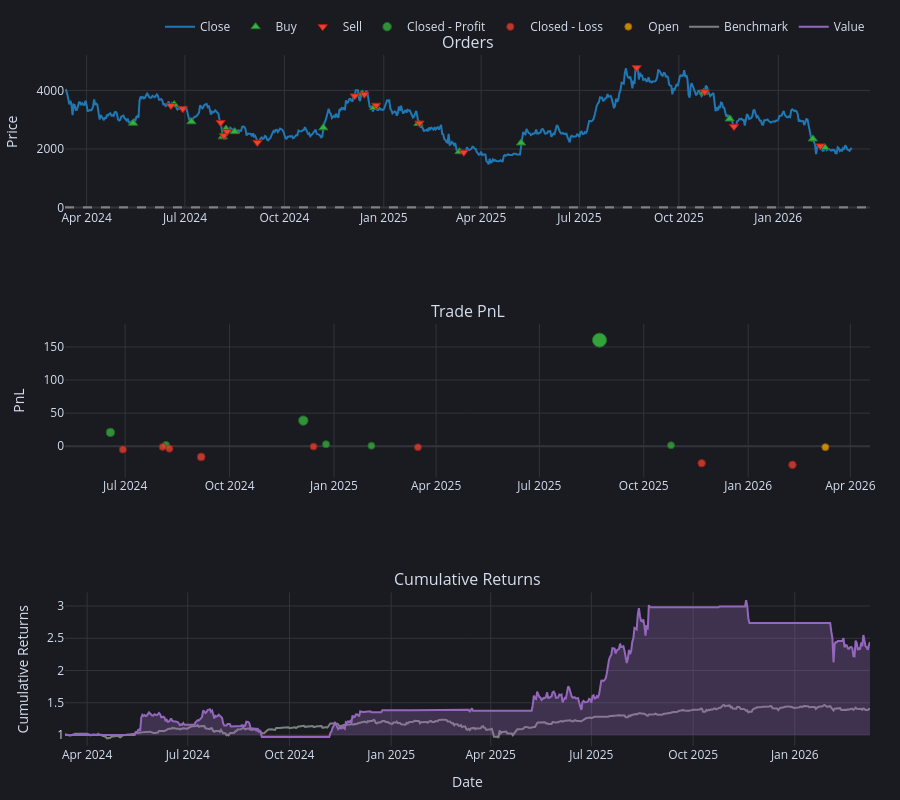

Notebook code for this chart:
### Code cell
fig = vbt.make_subplots(rows=3, cols=1, 
    subplot_titles=[
        "Orders",
        "Trade PnL",
        "Cumulative Returns"
    ])
fig.update_layout(width=900,height=800)
pf.plot_orders(column='ETH-USD', 
              add_trace_kwargs=dict(row=1, col=1), 
              fig=fig)
pf.plot_trade_pnl(column='ETH-USD', 
              add_trace_kwargs=dict(row=2, col=1), 
              fig=fig)
pf.plot_cumulative_returns(column='ETH-USD', 
                          bm_returns=calc_returns(bm_close['QQQ']),
                          # bm_returns=calc_returns(market_data.get('Close')['NVDA']),
                          add_trace_kwargs=dict(row=3, col=1), 
                          fig=fig)

fig.update_layout(
    yaxis1=dict(title="Price"),
    yaxis2=dict(title="PnL"),
    yaxis3=dict(title="Cumulative Returns"),
    xaxis3=dict(title="Date"),
)

fig.show()

### Figure 1 — Plotly figure (JSON) as saved in the notebook; plotly's stock layout.template omitted (floating-point values rounded to 4 significant figures; data arrays with more than 128 entries replaced by an {"elided": "..."} marker saying what was removed)
{"data": [{"line": {"color": "#1f77b4"}, "mode": "lines", "name": "Close", "showlegend": true, "type": "scatter", "x": {"elided": "729 str values"}, "xaxis": "x", "y": {"elided": "729 float values"}, "yaxis": "y"}, {"customdata": {"elided": "16x9 mixed values"}, "hovertemplate": "<br>Order Id: %{customdata[0]}\n<br>Signal Index: %{customdata[1]}\n<br>Creation Index: %{customdata[2]}\n<br>Fill Index: %{customdata[3]}\n<br>Size: %{customdata[4]:,}\n<br>Price: %{customdata[5]:,}\n<br>Fees: %{customdata[6]:,}\n<br>Type: %{customdata[7]}\n<br>Stop Type: %{customdata[8]}", "marker": {"color": "#37B13F", "line": {"color": "rgb(38,123,44)", "width": 1}, "size": 8, "symbol": "triangle-up"}, "mode": "markers", "name": "Buy", "type": "scatter", "x": ["2024-05-14T00:00:00+00:00", "2024-06-21T00:00:00+00:00", "2024-07-07T00:00:00+00:00", "2024-08-05T00:00:00+00:00", "2024-08-08T00:00:00+00:00", "2024-08-16T00:00:00+00:00", "2024-11-06T00:00:00+00:00", "2024-12-12T00:00:00+00:00", "2024-12-23T00:00:00+00:00", "2025-02-02T00:00:00+00:00", "2025-03-12T00:00:00+00:00", "2025-05-08T00:00:00+00:00", "2025-10-24T00:00:00+00:00", "2025-11-17T00:00:00+00:00", "2026-02-02T00:00:00+00:00", "2026-02-13T00:00:00+00:00"], "xaxis": "x", "y": [2881.0, 3516.0, 2929.0, 2417.0, 2683.0, 2593.0, 2724.0, 3883.0, 3416.0, 2869.0, 1909.0, 2207.0, 3935.0, 3025.0, 2344.0, 2049.0], "yaxis": "y"}, {"customdata": {"elided": "15x9 mixed values"}, "hovertemplate": "<br>Order Id: %{customdata[0]}\n<br>Signal Index: %{customdata[1]}\n<br>Creation Index: %{customdata[2]}\n<br>Fill Index: %{customdata[3]}\n<br>Size: %{customdata[4]:,}\n<br>Price: %{customdata[5]:,}\n<br>Fees: %{customdata[6]:,}\n<br>Type: %{customdata[7]}\n<br>Stop Type: %{customdata[8]}", "marker": {"color": "#EA4335", "line": {"color": "rgb(181,31,18)", "width": 1}, "size": 8, "symbol": "triangle-down"}, "mode": "markers", "name": "Sell", "type": "scatter", "x": ["2024-06-18T00:00:00+00:00", "2024-06-29T00:00:00+00:00", "2024-08-03T00:00:00+00:00", "2024-08-06T00:00:00+00:00", "2024-08-09T00:00:00+00:00", "2024-09-06T00:00:00+00:00", "2024-12-05T00:00:00+00:00", "2024-12-14T00:00:00+00:00", "2024-12-25T00:00:00+00:00", "2025-02-03T00:00:00+00:00", "2025-03-16T00:00:00+00:00", "2025-08-23T00:00:00+00:00", "2025-10-25T00:00:00+00:00", "2025-11-21T00:00:00+00:00", "2026-02-09T00:00:00+00:00"], "xaxis": "x", "y": [3484.0, 3373.0, 2903.0, 2459.0, 2600.0, 2224.0, 3811.0, 3868.0, 3493.0, 2885.0, 1887.0, 4776.0, 3953.0, 2766.0, 2104.0], "yaxis": "y"}, {"customdata": [["0", "0", "2024-06-18 00:00:00+00:00", 20.91, 0.2091], ["3", "3", "2024-08-06 00:00:00+00:00", 1.975, 0.01718], ["6", "6", "2024-12-05 00:00:00+00:00", 38.76, 0.399], ["8", "8", "2024-12-25 00:00:00+00:00", 3.07, 0.02267], ["9", "9", "2025-02-03 00:00:00+00:00", 0.7662, 0.005533], ["11", "11", "2025-08-23 00:00:00+00:00", 160.3, 1.165], ["12", "12", "2025-10-25 00:00:00+00:00", 1.432, 0.004804]], "hovertemplate": "<br>Exit Trade Id: %{customdata[0]}\n<br>Position Id: %{customdata[1]}\n<br>Exit Index: %{customdata[2]}\n<br>PnL: %{customdata[3]:,}\n<br>Return: %{customdata[4]:,%}", "marker": {"color": "#37B13F", "line": {"color": "rgb(38,123,44)", "width": 1}, "opacity": [0.7765, 0.7517, 0.8011, 0.7524, 0.7502, 0.9, 0.7501], "size": [8.238, 7.081, 9.383, 7.114, 7.011, 14.0, 7.006], "symbol": "circle"}, "mode": "markers", "name": "Closed - Profit", "type": "scatter", "x": ["2024-06-18T00:00:00+00:00", "2024-08-06T00:00:00+00:00", "2024-12-05T00:00:00+00:00", "2024-12-25T00:00:00+00:00", "2025-02-03T00:00:00+00:00", "2025-08-23T00:00:00+00:00", "2025-10-25T00:00:00+00:00"], "xaxis": "x2", "y": [20.91, 1.975, 38.76, 3.07, 0.7662, 160.3, 1.432], "yaxis": "y2"}, {"customdata": [["1", "1", "2024-06-29 00:00:00+00:00", -4.921, -0.0407], ["2", "2", "2024-08-03 00:00:00+00:00", -1.03, -0.008876], ["4", "4", "2024-08-09 00:00:00+00:00", -3.65, -0.03121], ["5", "5", "2024-09-06 00:00:00+00:00", -16.13, -0.1424], ["7", "7", "2024-12-14 00:00:00+00:00", -0.5144, -0.003785], ["10", "10", "2025-03-16 00:00:00+00:00", -1.572, -0.01129], ["13", "13", "2025-11-21 00:00:00+00:00", -25.62, -0.08558], ["14", "14", "2026-02-09 00:00:00+00:00", -28.12, -0.1027]], "hovertemplate": "<br>Exit Trade Id: %{customdata[0]}\n<br>Position Id: %{customdata[1]}\n<br>Exit Index: %{customdata[2]}\n<br>PnL: %{customdata[3]:,}\n<br>Return: %{customdata[4]:,%}", "marker": {"color": "#EA4335", "line": {"color": "rgb(181,31,18)", "width": 1}, "opacity": [0.7548, 0.7507, 0.7535, 0.7679, 0.75, 0.751, 0.7606, 0.7628], "size": [7.223, 7.031, 7.165, 7.836, 7.0, 7.045, 7.493, 7.597], "symbol": "circle"}, "mode": "markers", "name": "Closed - Loss", "type": "scatter", "x": ["2024-06-29T00:00:00+00:00", "2024-08-03T00:00:00+00:00", "2024-08-09T00:00:00+00:00", "2024-09-06T00:00:00+00:00", "2024-12-14T00:00:00+00:00", "2025-03-16T00:00:00+00:00", "2025-11-21T00:00:00+00:00", "2026-02-09T00:00:00+00:00"], "xaxis": "x2", "y": [-4.921, -1.03, -3.65, -16.13, -0.5144, -1.572, -25.62, -28.12], "yaxis": "y2"}, {"customdata": [["15", "15", "2026-03-10 00:00:00+00:00", -1.368, -0.005568]], "hovertemplate": "<br>Exit Trade Id: %{customdata[0]}\n<br>Position Id: %{customdata[1]}\n<br>Exit Index: %{customdata[2]}\n<br>PnL: %{customdata[3]:,}\n<br>Return: %{customdata[4]:,%}", "marker": {"color": "#FFAA00", "line": {"color": "rgb(178,118,0)", "width": 1}, "opacity": [0.7502], "size": [7.011], "symbol": "circle"}, "mode": "markers", "name": "Open", "type": "scatter", "x": ["2026-03-10T00:00:00+00:00"], "xaxis": "x2", "y": [-1.368], "yaxis": "y2"}, {"line": {"color": "#7f7f7f"}, "mode": "lines", "name": "Benchmark", "showlegend": true, "type": "scatter", "x": {"elided": "729 str values"}, "xaxis": "x3", "y": {"elided": "729 float values"}, "yaxis": "y3"}, {"hoverinfo": "skip", "line": {"color": "rgba(0, 0, 0, 0)", "width": 0}, "mode": "lines", "opacity": 0, "showlegend": false, "type": "scatter", "x": {"elided": "729 str values"}, "xaxis": "x3", "y": {"elided": "729 int values"}, "yaxis": "y3"}, {"connectgaps": false, "fill": "tonexty", "fillcolor": "rgba(148,103,189,0.3000)", "hoverinfo": "skip", "line": {"color": "rgba(0, 0, 0, 0)", "width": 0}, "mode": "lines", "opacity": 0, "showlegend": false, "type": "scatter", "x": {"elided": "729 str values"}, "xaxis": "x3", "y": {"elided": "729 float values"}, "yaxis": "y3"}, {"hoverinfo": "skip", "line": {"color": "rgba(0, 0, 0, 0)", "width": 0}, "mode": "lines", "opacity": 0, "showlegend": false, "type": "scatter", "x": {"elided": "729 str values"}, "xaxis": "x3", "y": {"elided": "729 int values"}, "yaxis": "y3"}, {"connectgaps": false, "fill": "tonexty", "fillcolor": "rgba(220,57,18,0.3000)", "hoverinfo": "skip", "line": {"color": "rgba(0, 0, 0, 0)", "width": 0}, "mode": "lines", "opacity": 0, "showlegend": false, "type": "scatter", "x": {"elided": "729 str values"}, "xaxis": "x3", "y": {"elided": "729 float values"}, "yaxis": "y3"}, {"line": {"color": "#9467bd"}, "mode": "lines", "name": "Value", "showlegend": true, "type": "scatter", "x": {"elided": "729 str values"}, "xaxis": "x3", "y": {"elided": "729 float values"}, "yaxis": "y3"}, {"hoverinfo": "skip", "line": {"color": "rgba(0, 0, 0, 0)", "width": 0}, "mode": "lines", "opacity": 0, "showlegend": false, "type": "scatter", "x": {"elided": "729 str values"}, "xaxis": "x3", "y": {"elided": "729 int values"}, "yaxis": "y3"}], "layout": {"annotations": [{"font": {"size": 16}, "showarrow": false, "text": "Orders", "x": 0.5, "xanchor": "center", "xref": "paper", "y": 1, "yanchor": "bottom", "yref": "paper"}, {"font": {"size": 16}, "showarrow": false, "text": "Trade PnL", "x": 0.5, "xanchor": "center", "xref": "paper", "y": 0.6111, "yanchor": "bottom", "yref": "paper"}, {"font": {"size": 16}, "showarrow": false, "text": "Cumulative Returns", "x": 0.5, "xanchor": "center", "xref": "paper", "y": 0.2222, "yanchor": "bottom", "yref": "paper"}], "height": 800, "legend": {"orientation": "h", "traceorder": "normal", "x": 1, "xanchor": "right", "y": 1.02, "yanchor": "bottom"}, "margin": {"b": 30, "l": 30, "r": 30, "t": 30}, "shapes": [{"line": {"color": "gray", "dash": "dash"}, "type": "line", "x0": 0, "x1": 1, "xref": "paper", "y0": 0, "y1": 0, "yref": "y"}, {"line": {"color": "gray", "dash": "dash"}, "type": "line", "x0": 0, "x1": 1, "xref": "paper", "y0": 1, "y1": 1, "yref": "y"}], "width": 900, "xaxis": {"anchor": "y", "domain": [0, 1]}, "xaxis2": {"anchor": "y2", "domain": [0, 1]}, "xaxis3": {"anchor": "y3", "domain": [0, 1], "title": {"text": "Date"}}, "yaxis": {"anchor": "x", "domain": [0.7778, 1], "title": {"text": "Price"}}, "yaxis2": {"anchor": "x2", "domain": [0.3889, 0.6111], "title": {"text": "PnL"}}, "yaxis3": {"anchor": "x3", "domain": [0, 0.2222], "title": {"text": "Cumulative Returns"}}}}
